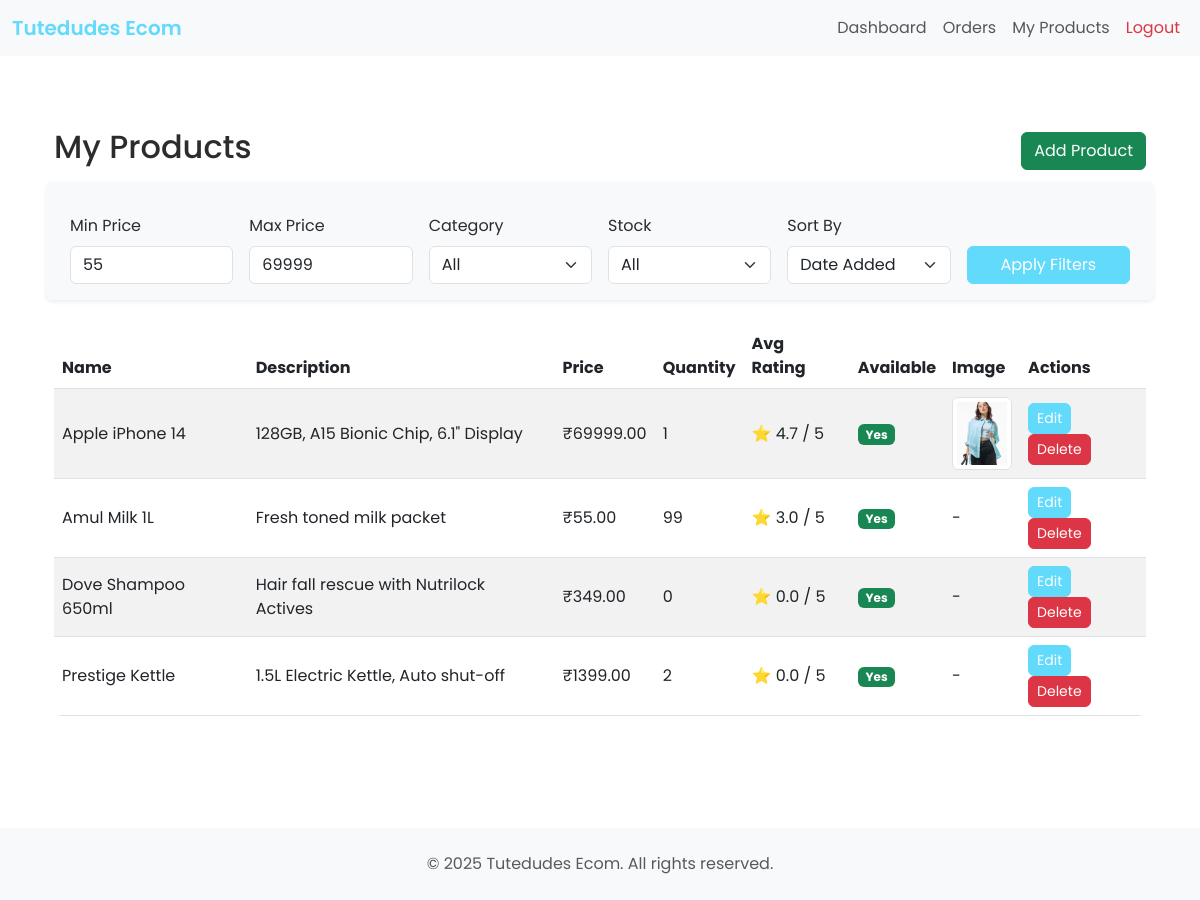
/vendor/products/ (signed in), run on the app's committed database.
### ecomApp/models.py (models this page shows, shortened)
class Product(models.Model):
    vendor = models.ForeignKey(settings.AUTH_USER_MODEL, on_delete=models.CASCADE, limit_choices_to={'is_vendor': True}, related_name='products')
    category = models.ForeignKey('Category', on_delete=models.SET_NULL, null=True, blank=True, related_name='products')
    name = models.CharField(max_length=255)
    description = models.TextField(blank=True)
    price = models.DecimalField(max_digits=10, decimal_places=2)
    quantity = models.PositiveIntegerField()
    image = models.ImageField(upload_to='product_images/', blank=True, null=True)
    available = models.BooleanField(default=True)
    created_at = models.DateTimeField(auto_now_add=True)
    updated_at = models.DateTimeField(auto_now=True)

### ecomApp/views.py (the view)
# urls.py: path('vendor/products/', views.vendor_products, name='vendor_products'),
@login_required
@user_passes_test(is_vendor, login_url='/')
def vendor_products(request):
    from .models import Product, Category
    from django.db.models import Avg, Min, Max
    categories = Category.objects.all()
    price_min = request.GET.get('price_min')
    price_max = request.GET.get('price_max')
    category_id = request.GET.get('category')
    stock = request.GET.get('stock')  # 'in' or 'out'
    sort = request.GET.get('sort')  # 'price', 'date', 'quantity'
    products = Product.objects.filter(vendor=request.user).annotate(avg_rating=Avg('feedbacks__rating'))
    if price_min:
        products = products.filter(price__gte=price_min)
    if price_max:
        products = products.filter(price__lte=price_max)
    if category_id and category_id != 'all':
        products = products.filter(category_id=category_id)
    if stock == 'in':
        products = products.filter(quantity__gt=0)
    elif stock == 'out':
        products = products.filter(quantity=0)
    if sort == 'price':
        products = products.order_by('price')
    elif sort == 'date':
        products = products.order_by('-created_at')
    elif sort == 'quantity':
        products = products.order_by('quantity')
    total_products = products.count()
    low_stock_products = products.filter(quantity__lt=10).count()
    avg_price = products.aggregate(avg=Avg('price'))['avg'] or 0
    best_priced = products.order_by('price').first()
    min_price = Product.objects.filter(vendor=request.user).aggregate(min=Min('price'))['min'] or 0
    max_price = Product.objects.filter(vendor=request.user).aggregate(max=Max('price'))['max'] or 0
    return render(request, 'vendor_products.html', {
        'products': products,
        'categories': categories,
        'total_products': total_products,
        'low_stock_products': low_stock_products,
        'avg_price': avg_price,
        'best_priced': best_priced,
        'min_price': min_price,
        'max_price': max_price,
        'selected_category': category_id or 'all',
        'selected_stock': stock or '',
        'selected_sort': sort or '',
        'selected_price_min': price_min or min_price,
        'selected_price_max': price_max or max_price,
    })

### ecomApp/views.py (called while the page is built)
def is_vendor(user):
    return user.is_authenticated and getattr(user, 'is_vendor', False)

### ecomApp/templates/vendor_products.html (shortened to what this page needs)
{% extends "base.html" %}
{% block content %}
<div class="container py-5">
    <div class="d-flex justify-content-between align-items-center mb-4">
        <h2>My Products</h2>
        <a href="/vendor/products/add/" class="btn btn-success">Add Product</a>
    </div>
    <form method="get" class="row g-3 align-items-end mb-4 bg-light p-3 rounded shadow-sm">
        <div class="col-md-2">
            <label for="price_min" class="form-label">Min Price</label>
            <input type="number" name="price_min" id="price_min" class="form-control" min="{{ min_price }}" max="{{ max_price }}" value="{{ selected_price_min }}">
        </div>
        <div class="col-md-2">
            <label for="price_max" class="form-label">Max Price</label>
            <input type="number" name="price_max" id="price_max" class="form-control" min="{{ min_price }}" max="{{ max_price }}" value="{{ selected_price_max }}">
        </div>
        <div class="col-md-2">
            <label for="category" class="form-label">Category</label>
            <select name="category" id="category" class="form-select">
                <option value="all" {% if selected_category == 'all' %}selected{% endif %}>All</option>
            </select>
        </div>
        <div class="col-md-2">
            <label for="stock" class="form-label">Stock</label>
            <select name="stock" id="stock" class="form-select">
                <option value="" {% if not selected_stock %}selected{% endif %}>All</option>
            </select>
        </div>
        <div class="col-md-2">
            <label for="sort" class="form-label">Sort By</label>
            <select name="sort" id="sort" class="form-select">
                <option value="date" {% if selected_sort == 'date' %}selected{% endif %}>Date Added</option>
            </select>
        </div>
        <div class="col-md-2">
            <button type="submit" class="btn btn-primary w-100">Apply Filters</button>
        </div>
    </form>
    {% if products %}
    <div class="table-responsive">
        <table class="table table-striped align-middle">
            <thead>
                <tr>
                    <th>Name</th>
                    <th>Description</th>
                    <th>Price</th>
                    <th>Quantity</th>
                     <th>Avg Rating</th>
                    <th>Available</th>
                    <th>Image</th>
                    <th>Actions</th>
                </tr>
            </thead>
            <tbody>
                {% for product in products %}
                <tr>
                    <td>{{ product.name }}</td>
                    <td>{{ product.description|truncatewords:10 }}</td>
                    <td>₹{{ product.price }}</td>
                    <td>{{ product.quantity }}</td>
                     <td>⭐ {{ product.avg_rating|default:0|floatformat:1 }} / 5</td>
                    <td>{% if product.available %}<span class="badge bg-success">Yes</span>{% else %}<span class="badge bg-secondary">No</span>{% endif %}</td>
                    <td>
                        {% if product.image %}
                        <img src="{{ product.image.url }}" alt="{{ product.name }}" class="img-thumbnail" style="max-width:60px;">
                        {% else %}-{% endif %}
                    </td>
                    <td>
                        <a href="/vendor/products/{{ product.id }}/edit/" class="btn btn-sm btn-primary">Edit</a>
                        <a href="/vendor/products/{{ product.id }}/delete/" class="btn btn-sm btn-danger">Delete</a>
                    </td>
                </tr>
                {% endfor %}
            </tbody>
        </table>
    </div>
    {% else %}
    <div class="alert alert-info">No products found. Click "Add Product" to create your first product.</div>
    {% endif %}
</div>
{% endblock %}

### ecomApp/static/css/style.css (style rules this page uses)
:root { --color-primary: #61dafb; --color-primary-hover: #4FC3F7; --color-primary-disabled: rgba(97,218,251,0.8); --color-bg: #FFFFFF; --color-bg-secondary: #F8F9FA; --color-text: #2C2C2C; --color-text-secondary: #6C757D; }
body { font-family: 'Poppins', sans-serif !important; }
.btn-primary { background-color: var(--color-primary); border-color: var(--color-primary); }
.table { border-radius: 8px; overflow: hidden; }
.form-control, .form-select { border-radius: 6px; }
.btn { border-radius: 6px; }
body { background: var(--color-bg); color: var(--color-text); }
a { color: var(--color-primary); }

### ecomApp/templates/base.html (style rules this page uses)
body { font-family: 'Poppins', sans-serif !important; }

### data on the page
Product: name "Apple iPhone 14", description "128GB, A15 Bionic Chip, 6.1\" Display", price "69999.00", quantity "1", avg_rating "4.7", available "Yes", image (picture)
Product: name "Amul Milk 1L", description "Fresh toned milk packet", price "55.00", quantity "99", avg_rating "3.0", available "Yes"
Product: name "Dove Shampoo 650ml", description "Hair fall rescue with Nutrilock Actives", price "349.00", quantity "0", avg_rating "0.0", available "Yes"
Product: name "Prestige Kettle", description "1.5L Electric Kettle, Auto shut-off", price "1399.00", quantity "2", avg_rating "0.0", available "Yes"
